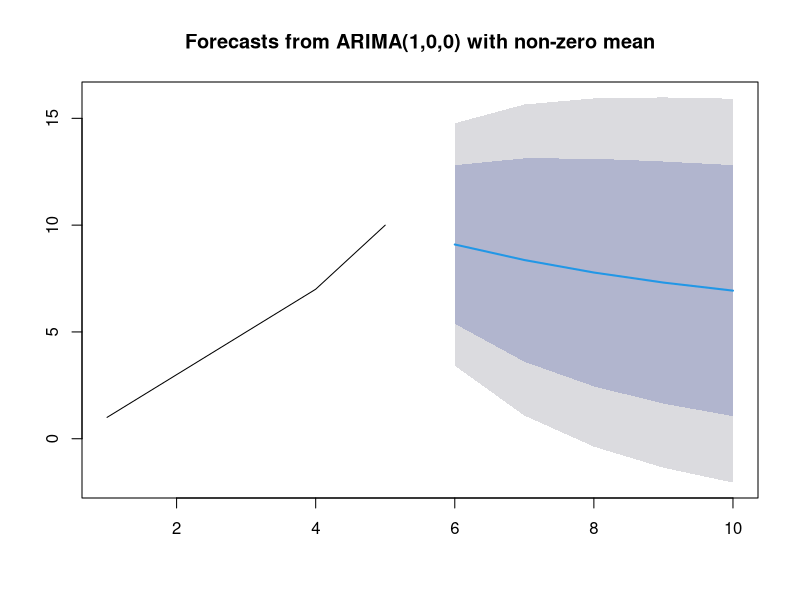

R code for this plot:
rm(list=ls())
set.seed(126)

y <- c(1, 3, 5, 7, 10)
# Convert to time series object
y_ts <- ts(y)
library(forecast)
fit <- Arima(y_ts, order = c(1, 0, 0))
summary(fit)

# Forecast now
fc <- forecast(fit, h = 5)
fc
plot(fc)

# Answer is 6.93
